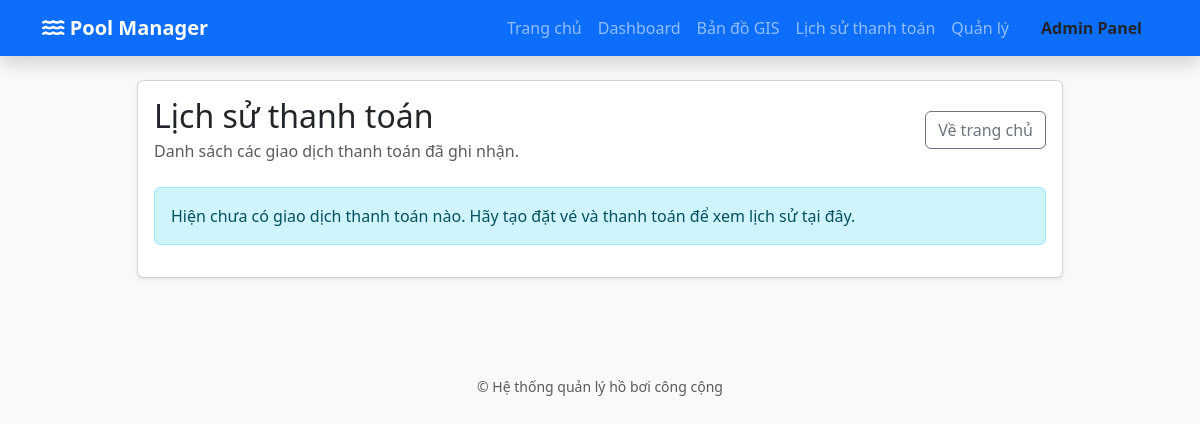
The page /lich-su-thanh-toan/ on the database as committed earlier.
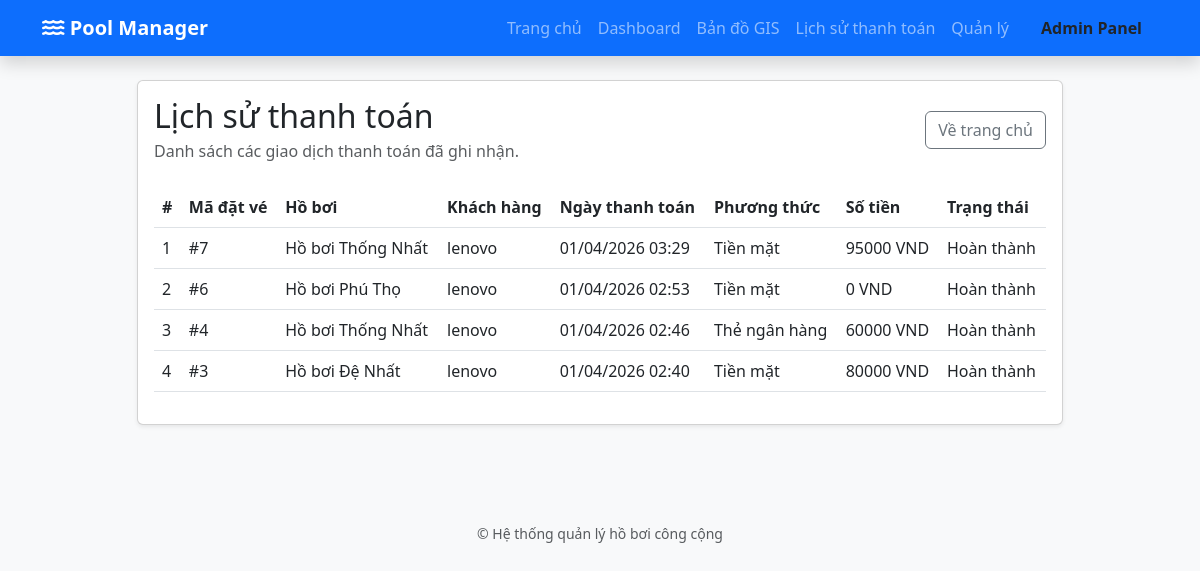
The same page on the database as committed later.
### quan_ly_ho_boi/models.py (models this page shows, shortened)
class Payment(models.Model):
    PAYMENT_METHOD_CHOICES = [
        ('Tiền mặt', 'Tiền mặt'),
        ('Thẻ ngân hàng', 'Thẻ ngân hàng'),
        ('Thanh toán di động', 'Thanh toán di động'),
    ]
    PAYMENT_STATUS_CHOICES = [
        ('Hoàn thành', 'Hoàn thành'),
        ('Đang chờ', 'Đang chờ'),
        ('Hủy', 'Hủy'),
    ]
    dat_ve = models.OneToOneField(DatVe, on_delete=models.CASCADE, verbose_name="Vé đặt")
    phuong_thuc = models.CharField(max_length=50, choices=PAYMENT_METHOD_CHOICES, default='Tiền mặt', verbose_name='Phương thức')
    so_tien = models.DecimalField(max_digits=12, decimal_places=0, verbose_name='Số tiền')
    ngay_thanh_toan = models.DateTimeField(auto_now_add=True, verbose_name='Ngày thanh toán')
    trang_thai = models.CharField(max_length=20, choices=PAYMENT_STATUS_CHOICES, default='Hoàn thành', verbose_name='Trạng thái')
    class Meta:
        verbose_name = "Lịch sử thanh toán"
        verbose_name_plural = "Lịch sử thanh toán"

class DatVe(models.Model):
    khach_hang = models.ForeignKey(User, on_delete=models.CASCADE, verbose_name="Khách hàng")
    ho_boi = models.ForeignKey(HoBoi, on_delete=models.CASCADE, verbose_name="Hồ bơi")
    ngay_dat = models.DateTimeField(auto_now_add=True, verbose_name="Ngày đặt")
    ngay_su_dung = models.DateField(verbose_name="Ngày bơi")
    so_luong_nguoi_lon = models.IntegerField(default=1, verbose_name="Số người lớn")
    so_luong_tre_em = models.IntegerField(default=0, verbose_name="Số trẻ em")
    tong_tien = models.DecimalField(max_digits=12, decimal_places=0, editable=False, verbose_name="Tổng tiền")
    class Meta:
        verbose_name = "Vé đặt"
        verbose_name_plural = "Danh sách Vé đặt"

class HoBoi(models.Model):
    TRANG_THAI_CHOICES = [
        ('MO', 'Đang mở'),
        ('BAO_TRI', 'Bảo trì'),
        ('DONG', 'Đóng cửa'),
    ]
    ten_ho = models.CharField(max_length=200, verbose_name="Tên hồ bơi")
    dia_chi = models.TextField(verbose_name="Địa chỉ")
    do_sau = models.FloatField(help_text="Độ sâu tính bằng mét", verbose_name="Độ sâu (m)")
    suc_chua = models.IntegerField(verbose_name="Sức chứa tối đa")
    vi_do = models.FloatField(verbose_name="Vĩ độ")
    kinh_do = models.FloatField(verbose_name="Kinh độ")
    gia_ve_nguoi_lon = models.DecimalField(max_digits=10, decimal_places=0, default=Decimal('50000'), verbose_name="Giá vé người lớn")
    gia_ve_tre_em = models.DecimalField(max_digits=10, decimal_places=0, default=Decimal('30000'), verbose_name="Giá vé trẻ em")
    trang_thai = models.CharField(max_length=20, choices=TRANG_THAI_CHOICES, default='MO', verbose_name="Trạng thái")
    hinh_anh = models.ImageField(upload_to='ho_boi/', blank=True, null=True, verbose_name="Hình ảnh")
    class Meta:
        verbose_name = "Hồ bơi"
        verbose_name_plural = "Danh sách Hồ bơi"

### quan_ly_ho_boi/views.py (the view)
# urls.py: path('lich-su-thanh-toan/', views.lich_su_thanh_toan, name='payment_history'),
def lich_su_thanh_toan(request: HttpRequest):
    lich_su = Payment.objects.select_related('dat_ve__ho_boi', 'dat_ve__khach_hang').order_by('-ngay_thanh_toan')
    return render(request, 'quan_ly_ho_boi/payment_history.html', {
        'lich_su': lich_su,
    })

### quan_ly_ho_boi/templates/quan_ly_ho_boi/payment_history.html
{% extends 'quan_ly_ho_boi/base.html' %}
{% block content %}
<div class="row justify-content-center">
    <div class="col-lg-10">
        <div class="card shadow-sm mb-4">
            <div class="card-body">
                <div class="d-flex align-items-center justify-content-between mb-4">
                    <div>
                        <h2 class="card-title mb-1">Lịch sử thanh toán</h2>
                        <p class="text-muted mb-0">Danh sách các giao dịch thanh toán đã ghi nhận.</p>
                    </div>
                    <a href="{% url 'home' %}" class="btn btn-outline-secondary">Về trang chủ</a>
                </div>
                {% if lich_su %}
                    <div class="table-responsive">
                        <table class="table table-hover align-middle">
                            <thead>
                                <tr>
                                    <th scope="col">#</th>
                                    <th scope="col">Mã đặt vé</th>
                                    <th scope="col">Hồ bơi</th>
                                    <th scope="col">Khách hàng</th>
                                    <th scope="col">Ngày thanh toán</th>
                                    <th scope="col">Phương thức</th>
                                    <th scope="col">Số tiền</th>
                                    <th scope="col">Trạng thái</th>
                                </tr>
                            </thead>
                            <tbody>
                                {% for payment in lich_su %}
                                    <tr>
                                        <td>{{ forloop.counter }}</td>
                                        <td>#{{ payment.dat_ve.id }}</td>
                                        <td>{{ payment.dat_ve.ho_boi.ten_ho }}</td>
                                        <td>{{ payment.dat_ve.khach_hang.username }}</td>
                                        <td>{{ payment.ngay_thanh_toan|date:'d/m/Y H:i' }}</td>
                                        <td>{{ payment.phuong_thuc }}</td>
                                        <td>{{ payment.so_tien }} VND</td>
                                        <td>{{ payment.trang_thai }}</td>
                                    </tr>
                                {% endfor %}
                            </tbody>
                        </table>
                    </div>
                {% else %}
                    <div class="alert alert-info">
                        Hiện chưa có giao dịch thanh toán nào. Hãy tạo đặt vé và thanh toán để xem lịch sử tại đây.
                    </div>
                {% endif %}
            </div>
        </div>
    </div>
</div>
{% endblock %}

Rows that differ between the two databases and show on the page:
added Payment: dat_ve.id "7", dat_ve.ho_boi.ten_ho "Hồ bơi Thống Nhất", dat_ve.khach_hang.username "lenovo", ngay_thanh_toan "01/04/2026 03:29", phuong_thuc "Tiền mặt", so_tien "95000", trang_thai "Hoàn thành"
added Payment: dat_ve.id "6", dat_ve.ho_boi.ten_ho "Hồ bơi Phú Thọ", dat_ve.khach_hang.username "lenovo", ngay_thanh_toan "01/04/2026 02:53", phuong_thuc "Tiền mặt", so_tien "0", trang_thai "Hoàn thành"
added Payment: dat_ve.id "4", dat_ve.ho_boi.ten_ho "Hồ bơi Thống Nhất", dat_ve.khach_hang.username "lenovo", ngay_thanh_toan "01/04/2026 02:46", phuong_thuc "Thẻ ngân hàng", so_tien "60000", trang_thai "Hoàn thành"
added Payment: dat_ve.id "3", dat_ve.ho_boi.ten_ho "Hồ bơi Đệ Nhất", dat_ve.khach_hang.username "lenovo", ngay_thanh_toan "01/04/2026 02:40", phuong_thuc "Tiền mặt", so_tien "80000", trang_thai "Hoàn thành"
Other text that changed with them:
text no longer shown: "Hiện chưa có giao dịch thanh toán nào. Hãy tạo đặt vé và thanh toán để xem lịch sử tại đây."
text now shown: "# Mã đặt vé Hồ bơi Khách hàng Ngày thanh toán Phương thức Số tiền Trạng thái"
